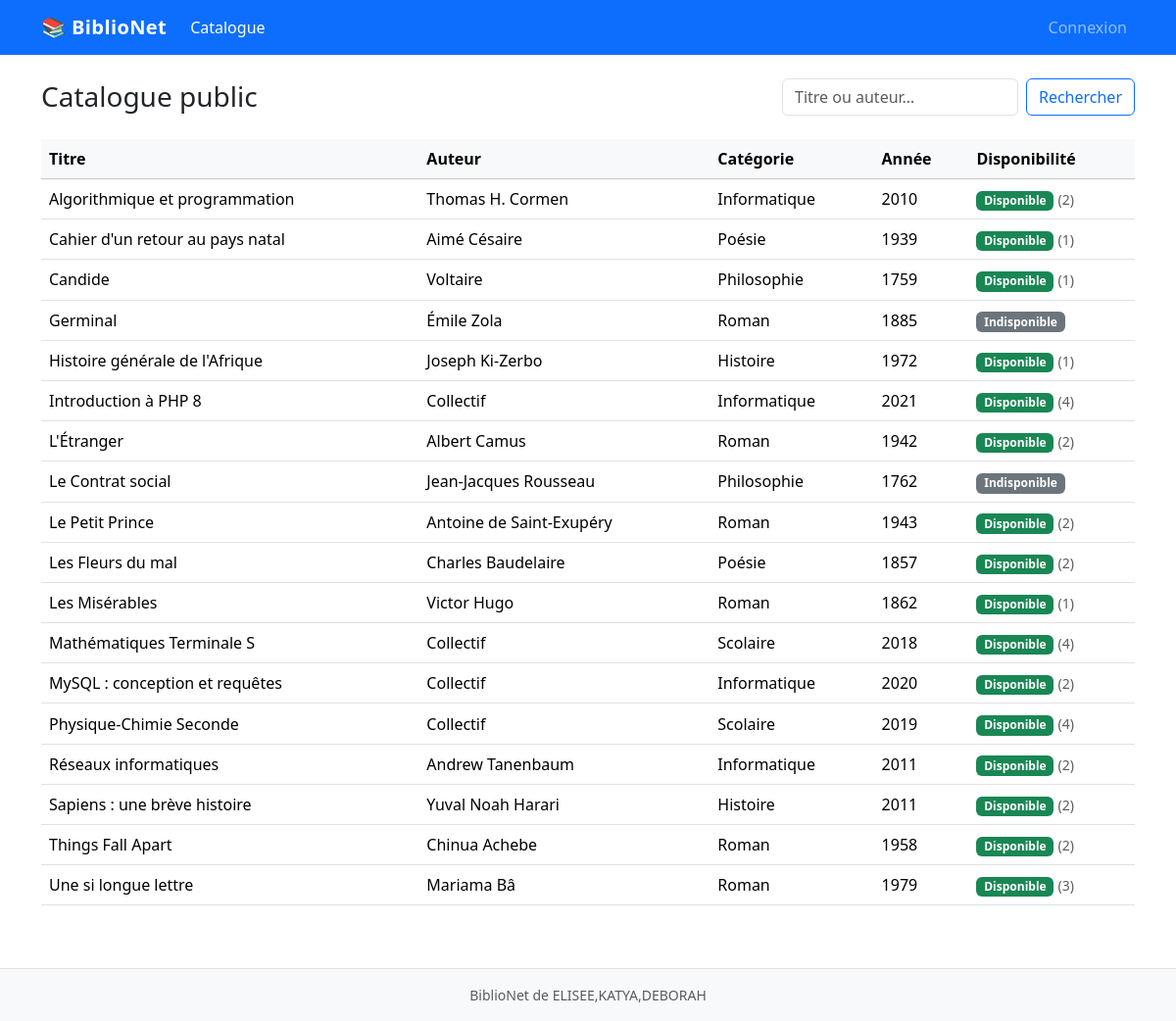
The page / on the database its author committed.
### tables this page shows
CREATE TABLE livres (
    id              INT UNSIGNED NOT NULL AUTO_INCREMENT,
    titre           VARCHAR(200) NOT NULL,
    auteur          VARCHAR(150) NOT NULL,
    categorie       VARCHAR(100) NOT NULL,
    annee           SMALLINT UNSIGNED NULL,
    nb_exemplaires  INT UNSIGNED NOT NULL DEFAULT 1,
    PRIMARY KEY (id),
    KEY idx_livres_titre (titre),
    KEY idx_livres_auteur (auteur)
);

### app/controllers/CatalogueController.php (called while the page is built, shortened)
<?php
require_once __DIR__ . '/../core/Controller.php';
require_once __DIR__ . '/../models/Livre.php';
class CatalogueController extends Controller
{
    public function index(): void
    {
        $terme = trim((string) ($_GET['q'] ?? ''));
        $livres = $terme !== '' ? Livre::search($terme) : Livre::all();
        $this->render('catalogue/index', [
            'title'  => 'Catalogue',
            'livres' => $livres,
            'terme'  => $terme,
        ]);
    }
}

### public/index.php (called while the page is built, shortened)
<?php
require_once ROOT . '/config/config.php';
require_once ROOT . '/app/core/Controller.php';
require_once ROOT . '/app/core/Router.php';
$router = new Router();
$router->get('/',              'CatalogueController', 'index');
$router->get('/catalogue',     'CatalogueController', 'index');
$router->get('/login',         'AuthController', 'loginForm');
$router->post('/login',        'AuthController', 'login');
$router->get('/logout',        'AuthController', 'logout');
$router->get('/livres',            'LivreController', 'index');
$router->get('/livres/create',     'LivreController', 'create');
$router->post('/livres/store',     'LivreController', 'store');
$router->get('/livres/edit/{id}',  'LivreController', 'edit');
$router->post('/livres/update/{id}','LivreController', 'update');
$router->post('/livres/delete/{id}','LivreController', 'delete');
$router->get('/adherents',             'AdherentController', 'index');
$router->get('/adherents/create',      'AdherentController', 'create');
$router->post('/adherents/store',      'AdherentController', 'store');
$router->get('/adherents/edit/{id}',   'AdherentController', 'edit');
$router->post('/adherents/update/{id}','AdherentController', 'update');
$router->post('/adherents/delete/{id}','AdherentController', 'delete');
$router->get('/emprunts',                    'EmpruntController', 'index');
$router->get('/emprunts/create',             'EmpruntController', 'create');
$router->post('/emprunts/store',             'EmpruntController', 'store');
$router->get('/emprunts/edit/{id}',          'EmpruntController', 'edit');
$router->post('/emprunts/update/{id}',       'EmpruntController', 'update');
$router->post('/emprunts/delete/{id}',       'EmpruntController', 'supprimer');
$router->post('/emprunts/retour/{id}',       'EmpruntController', 'marquerCommeRetourne');
$url = $_GET['url'] ?? '';
$router->dispatch($url);

### app/models/Livre.php (called while the page is built, shortened)
<?php
require_once __DIR__ . '/../../config/config.php';
class Livre
{
    private static function requete(string $sql, array $params = []): PDOStatement
    {
        $stmt = connexion()->prepare($sql);
        $stmt->execute($params);
        return $stmt;
    }
    public static function all(): array
    {
        $sql = 'SELECT l.*, ' . self::DISPONIBLES . ' AS disponibles FROM livres l ORDER BY l.titre';
        return self::requete($sql)->fetchAll(PDO::FETCH_ASSOC);
    }
}

### config/config.php (called while the page is built, shortened)
<?php
function connexion(): PDO
{
    $host     = getenv('DB_HOST');
    $database = getenv('DB_NAME');
    $user     = getenv('DB_USER');
    $password = getenv('DB_PASS');
    $host     = ($host === false || $host === '') ? 'localhost' : $host;
    $database = ($database === false || $database === '') ? 'bibliotheque' : $database;
    $user     = ($user === false || $user === '') ? 'root' : $user;
    $password = ($password === false) ? '' : $password;
    $bdd = new PDO(
        "mysql:host={$host};dbname={$database};charset=utf8mb4",
        $user,
        $password,
        [
            PDO::ATTR_ERRMODE            => PDO::ERRMODE_EXCEPTION,
            PDO::ATTR_DEFAULT_FETCH_MODE => PDO::FETCH_ASSOC,
            PDO::ATTR_EMULATE_PREPARES   => false,
        ]
    );
    return $bdd;
}

### app/views/catalogue/index.php (the view, shortened to what this page needs)
<?php
$e = fn($v) => htmlspecialchars((string) $v, ENT_QUOTES, 'UTF-8');
?>
<div class="d-flex flex-wrap justify-content-between align-items-center gap-2 mb-4">
    <h1 class="h3 mb-0">Catalogue public</h1>
    <form method="get" action="/catalogue" class="d-flex gap-2" style="max-width: 360px; width: 100%;">
        <input type="search" name="q" class="form-control" placeholder="Titre ou auteur…"
               value="<?= $e($terme ?? '') ?>">
        <button class="btn btn-outline-primary">Rechercher</button>
    </form>
</div>
<div class="table-responsive">
    <table class="table table-hover align-middle">
        <thead class="table-light">
            <tr>
                <th>Titre</th>
                <th>Auteur</th>
                <th>Catégorie</th>
                <th>Année</th>
                <th>Disponibilité</th>
            </tr>
        </thead>
        <tbody>
        <?php if (empty($livres)): ?>
            <tr><td colspan="5" class="text-center text-muted py-4">Aucun livre trouvé.</td></tr>
        <?php else: ?>
            <?php foreach ($livres as $l): ?>
                <?php $dispo = (int) ($l['disponibles'] ?? 0) > 0; ?>
                <tr>
                    <td><?= $e($l['titre']) ?></td>
                    <td><?= $e($l['auteur']) ?></td>
                    <td><?= $e($l['categorie']) ?></td>
                    <td><?= $e($l['annee']) ?></td>
                    <td>
                        <?php if ($dispo): ?>
                            <span class="badge text-bg-success">Disponible</span>
                            <small class="text-muted">(<?= (int) $l['disponibles'] ?>)</small>
                        <?php else: ?>
                            <span class="badge text-bg-secondary">Indisponible</span>
                        <?php endif; ?>
                    </td>
                </tr>
            <?php endforeach; ?>
        <?php endif; ?>
        </tbody>
    </table>
</div>

### app/core/Router.php (shortened to what this page needs)
<?php
class Router
{
    private array $routes = [];
    public function add(string $method, string $path, string $controller, string $action): void
    {
        $normalized = rtrim($path, '/') ?: '/';
        $key = strtoupper($method) . ' ' . $normalized;
        $this->routes[$key] = [$controller, $action];
    }
    public function dispatch(string $url): void
    {
        $method = strtoupper($_SERVER['REQUEST_METHOD'] ?? 'GET');
        $url = '/' . trim($url, '/');
        $url = rtrim($url, '/') ?: '/';
        $exactKey = $method . ' ' . $url;
        if (isset($this->routes[$exactKey])) {
            $this->call($this->routes[$exactKey][0], $this->routes[$exactKey][1]);
            return;
        }
    }
    private function call(string $controllerName, string $action, ?int $id = null): void
    {
        $controller = new $controllerName();
        if ($id !== null) {
            $controller->$action($id);
        } else {
            $controller->$action();
        }
    }
}

### app/core/Controller.php (shortened to what this page needs)
<?php
class Controller
{
    protected function render(string $view, array $data = [], string $layout = 'main'): void
    {
        extract($data);
        $viewFile = __DIR__ . '/../views/' . $view . '.php';
        require $viewFile;
        $content = ob_get_clean();
        $layoutFile = __DIR__ . '/../views/layouts/' . $layout . '.php';
        if (is_file($layoutFile)) {
            require $layoutFile;
        } else {
            echo $content;
        }
    }
}

### app/views/layouts/main.php (shortened to what this page needs)
<?php
$e = fn($v) => htmlspecialchars((string) $v, ENT_QUOTES, 'UTF-8');
$logged = !empty($_SESSION['user_id']);
$current = trim(parse_url($_SERVER['REQUEST_URI'] ?? '/', PHP_URL_PATH) ?: '/', '/');
?>
<!DOCTYPE html>
<html lang="fr">
<head>
    <link href="https://cdn.jsdelivr.net/npm/bootstrap@5.3.3/dist/css/bootstrap.min.css" rel="stylesheet">
</head>
<body>
<nav class="navbar navbar-expand-lg navbar-dark bg-primary mb-4">
    <div class="container">
        <a class="navbar-brand" href="/">📚 BiblioNet</a>
        <div class="collapse navbar-collapse" id="navMain">
            <ul class="navbar-nav me-auto">
                <li class="nav-item">
                    <a class="nav-link <?= $current === '' || $current === 'catalogue' ? 'active' : '' ?>" href="/">Catalogue</a>
                </li>
            </ul>
            <ul class="navbar-nav">
                <?php if ($logged): ?>
                <li class="nav-item">
                    <span class="navbar-text text-white-50 me-3"><?= $e($_SESSION['user_nom'] ?? '') ?></span>
                </li>
                <li class="nav-item">
                    <a class="nav-link" href="/logout">Déconnexion</a>
                </li>
                <?php else: ?>
                <li class="nav-item">
                    <a class="nav-link" href="/login">Connexion</a>
                </li>
                <?php endif; ?>
            </ul>
        </div>
    </div>
</nav>
<main class="container pb-5">
    <?= $content ?? '' ?>
</main>
<footer class="bg-light border-top py-3 mt-auto">
    <div class="container text-center text-muted">
        BiblioNet de ELISEE,KATYA,DEBORAH
    </div>
</footer>
</body>
</html>

### app/views/layouts/main.php (style rules this page uses)
body { min-height: 100vh; display: flex; flex-direction: column; }
main { flex: 1; }
.navbar-brand { font-weight: 700; letter-spacing: .02em; }
footer { font-size: .875rem; }

### rows shown on the page
livres: titre "Algorithmique et programmation", auteur "Thomas H. Cormen", categorie "Informatique", annee "2010", disponibles "2"
livres: titre "Cahier d'un retour au pays natal", auteur "Aimé Césaire", categorie "Poésie", annee "1939", disponibles "1"
livres: titre "Candide", auteur "Voltaire", categorie "Philosophie", annee "1759", disponibles "1"
livres: titre "Germinal", auteur "Émile Zola", categorie "Roman", annee "1885", shows "Indisponible"
livres: titre "Histoire générale de l'Afrique", auteur "Joseph Ki-Zerbo", categorie "Histoire", annee "1972", disponibles "1"
livres: titre "Introduction à PHP 8", auteur "Collectif", categorie "Informatique", annee "2021", disponibles "4"
livres: titre "L'Étranger", auteur "Albert Camus", categorie "Roman", annee "1942", disponibles "2"
livres: titre "Le Contrat social", auteur "Jean-Jacques Rousseau", categorie "Philosophie", annee "1762", shows "Indisponible"
livres: titre "Le Petit Prince", auteur "Antoine de Saint-Exupéry", categorie "Roman", annee "1943", disponibles "2"
livres: titre "Les Fleurs du mal", auteur "Charles Baudelaire", categorie "Poésie", annee "1857", disponibles "2"
livres: titre "Les Misérables", auteur "Victor Hugo", categorie "Roman", annee "1862", disponibles "1"
livres: titre "Mathématiques Terminale S", auteur "Collectif", categorie "Scolaire", annee "2018", disponibles "4"
livres: titre "MySQL : conception et requêtes", auteur "Collectif", categorie "Informatique", annee "2020", disponibles "2"
livres: titre "Physique-Chimie Seconde", auteur "Collectif", categorie "Scolaire", annee "2019", disponibles "4"
livres: titre "Réseaux informatiques", auteur "Andrew Tanenbaum", categorie "Informatique", annee "2011", disponibles "2"
livres: titre "Sapiens : une brève histoire", auteur "Yuval Noah Harari", categorie "Histoire", annee "2011", disponibles "2"
livres: titre "Things Fall Apart", auteur "Chinua Achebe", categorie "Roman", annee "1958", disponibles "2"
livres: titre "Une si longue lettre", auteur "Mariama Bâ", categorie "Roman", annee "1979", disponibles "3"
